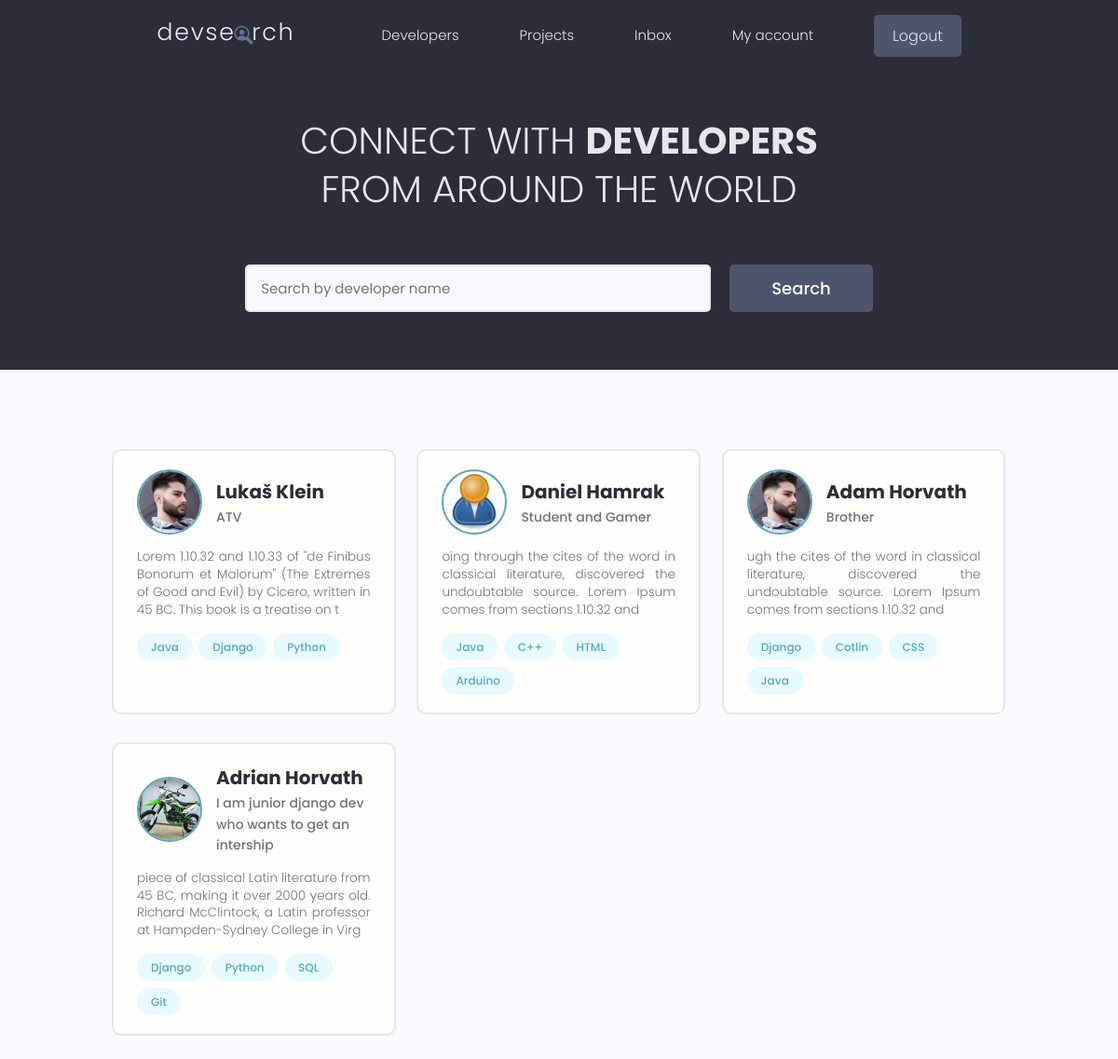
The app's page / (signed in) with its own data.
### users/models.py (models this page shows, shortened)
class Profile(models.Model):
    id = models.UUIDField(default=uuid.uuid4, unique=True,
    primary_key=True, editable=False)
    user = models.OneToOneField(User, on_delete=models.CASCADE, null=True,blank=True)
    name = models.CharField(max_length=200, blank=True, null=True)
    username = models.CharField(max_length=200, blank=True, null=True)
    location = models.CharField(max_length=200, blank=True, null=True)
    email = models.EmailField(max_length=300, null= True, blank=True)
    short_info = models.CharField(max_length=200, blank=True, null=True)
    bio = models.TextField(blank=True, null=True)
    profile_image = models.ImageField(blank=False, null=False, upload_to="profiles/", default="profiles/user-default.png")
    social_github = models.CharField(max_length=200, blank=True, null=True)
    social_twitter = models.CharField(max_length=200, blank=True, null=True)
    social_linkedin = models.CharField(max_length=200, blank=True, null=True)
    social_youtube = models.CharField(max_length=200, blank=True, null=True)
    social_website = models.CharField(max_length=200, blank=True, null=True)
    social_stackoverflow = models.CharField(max_length=200, blank=True, null=True)
    created = models.DateTimeField(auto_now_add=True)
    class Meta:
        ordering = ["-created"]

class Skill(models.Model):
    id = models.UUIDField(default=uuid.uuid4, unique=True,
    primary_key=True, editable=False)
    skill = models.ForeignKey(Profile,on_delete=models.CASCADE, null=True, blank=True)
    name = models.CharField(max_length=50, blank=True, null=True)
    description = models.TextField(blank=True, null=True)
    created = models.DateTimeField(auto_now_add=True)

### users/views.py (the view)
# urls.py: path("", views.profiles,name="profiles" ),
def profiles (request):
    search_query = ""
    if request.GET.get("search_query"):
        search_query = request.GET.get("search_query")
    skill = Skill.objects.filter(name__icontains=search_query)
    profiles= Profile.objects.distinct().filter(
    Q(name__icontains = search_query) |
    Q(short_info__icontains = search_query)|
    Q(skill__in = skill)
     )
    page = request.GET.get("page")
    paginator= Paginator(profiles, 6)
    try:
        profiles = paginator.page(page)
    except PageNotAnInteger:
        page = 1
        profiles = paginator.page(page)
    except EmptyPage:
        page = paginator.num_pages
        profiles = paginator.page(page)
    left_index = (int(page) - 4)
    if left_index <1:
        left_index = 1
    right_index = (int(page) + 5)
    if right_index > paginator.num_pages:
        right_index = paginator.num_pages+1
    custom_range= range(left_index,right_index)
    context = {"profiles":profiles, "search_query":search_query,"custom_range":custom_range}
    return render(request, "users/profiles.html", context)

### users/templates/users/profiles.html (shortened to what this page needs)
{% extends 'main.html' %}
{% block content %}
<main class="home">
    <section class="hero-section text-center">
        <div class="container container--narrow">
            <div class="hero-section__box">
                <h2>CONNECT WITH <span>DEVELOPERS</span></h2>
                <h2>FROM AROUND THE WORLD</h2>
            </div>
            <div class="hero-section__search">
                <form id="search_form" class="form" action="{% url 'profiles' %}" method="get">
                    <div class="form__field">
                        <input class="input input--text" id="formInput#search" type="text" name="search_query"
                           value="{{ search_query }}" placeholder="Search by developer name" />
                    </div>
                    <input class="btn btn--sub btn--lg" type="submit" value="Search" />
                </form>
            </div>
        </div>
    </section>
    <section class="devlist">
        <div class="container">
            <div class="grid grid--three">
                {% for profile in profiles %}
                <div class="column card">
                    <div class="dev">
                        <a href="{% url 'profile' profile.id %}" class="card__body">
                            <div class="dev__profile">
                                <img class="avatar avatar--md" src="{{ profile.profile_image.url }}"
                                    alt="image" />
                                <div class="dev__meta">
                                    <h3>{{ profile.name }}</h3>
                                    <h5>{{ profile.short_info|slice:"60" }}</h5>
                                </div>
                            </div>
                            <p class="dev__info">{{ profile.bio|slice:"150" }}</p>
                            <div class="dev__skills">
                                {% for skill in profile.skill_set.all|slice:"4" %}
                                <span class="tag tag--pill tag--main">
                                    <small>{{ skill.name }}</small>
                                </span>
                                {% endfor %}
                            </div>
                        </a>
                    </div>
                </div>
                {% endfor %}
            </div>
        </div>
    </section>
</main>
{% endblock content %}

### static/styles/app.css (style rules this page uses)
:root { --color-sub: #2d2d39; }
.btn--sub { background-color: var(--color-sub-light); }
.card { border: 2px solid var(--color-light); }
img { width: 100%; }
.hero-section { height: 40vh; display: flex; align-items: center; background-color: var(--color-sub); }
.hero-section__box { margin-bottom: 4rem; }
.hero-section__box > h2, .hero-section__box > h2 > span { font-size: 4rem; color: var(--color-light); line-height: 1.3; text-transform: uppercase; }
.hero-section__box > h2 { font-weight: 300; }
.hero-section__box > h2 > span { font-weight: 700; }
.hero-section__search > .form { display: flex; align-items: center; justify-content: center; gap: 2rem; }
.hero-section__search > .form input.input--text { width: 50rem; }
.devlist { margin-top: 8rem; }
.devlist .grid { align-items: stretch; }
.devlist .dev .dev__profile { display: flex; align-items: center; gap: 1.5rem; }
.devlist .dev .dev__meta h3 { color: var(--color-sub); font-size: 2rem; font-weight: 700; }
.devlist .dev .dev__meta h5 { color: var(--color-text); font-size: 1.4rem; font-weight: 500; }
.devlist .dev .dev__info { margin: 1.5rem 0; font-size: 1.35rem; line-height: 1.4; text-align: justify; }

### static/uikit/styles/modules/_variables.css (style rules this page uses)
:root { --color-main: #5aa5b9; --color-main-light: #e6faff; --color-sub: #3f4156; --color-sub-light: #51546e; --color-sub-lighter: #ededfd; --color-text: #737373; --color-gray: #8b8b8b; --color-light: #e5e7eb; --color-light-gray: #767676; --color-bg: #f8fafd; --color-white: #fffefd; --color-white-light: #f3f3f3; --color-success: #359e64; --color-success-bg: #def8e8; --color-error: #fc4b0b; --color-error-bg: #fff2ee; --font-base: 'Poppins', arial, helvetica, 'Segoe UI', roboto, ubuntu, sans-serif; --font-monospace: 'Fira Code', 'Courier New', courier, monospace; --font-regular: 300; --font-medium: 500; --font-bold: 700; --generic-shadow: 1px 1px 5px #00000010; --generic-transition: all 0.3s ease-in-out; }

### static/uikit/styles/modules/_base.css (style rules this page uses)
* { margin: 0; padding: 0; box-sizing: border-box; text-rendering: optimizeLegibility; color: inherit; font-size: inherit; }
html { font-size: 50%; }
@media only screen and (min-width: 480px) { html { font-size: 56.25%; } }
@media only screen and (min-width: 1200px) { html { font-size: 62.5%; } }
body { line-height: 1.6; font-weight: 400; font-size: 1.5rem; color: var(--color-text); background-color: var(--color-bg); min-height: 100vh; }

### static/uikit/styles/modules/_typography.css (style rules this page uses)
* { font-family: var(--font-base); }
h2 { font-size: 3.6rem; font-weight: var(--font-bold); }
h3 { font-size: 3.2rem; font-weight: var(--font-medium); }
h5 { font-size: 2.4rem; font-weight: var(--font-medium); }
h5, h6 { font-weight: var(--font-regular); }
p, span, strong { font-size: 1.6rem; color: var(--color-text); font-weight: var(--font-regular); }
a { padding-bottom: 2px; text-decoration: none; display: inline-block; color: var(--color-main); font-weight: var(--font-medium); }

### static/uikit/styles/modules/_utilities.css (style rules this page uses)
.container { width: 92%; max-width: 165rem; margin: 0 auto; box-sizing: border-box; }
.container--narrow { width: 92%; max-width: 120rem; }
@media screen and (min-width: 1000px) { .container { width: 90%; } }
@media screen and (min-width: 1000px) { .container--narrow { width: 85%; } }
@media screen and (min-width: 1200px) { .container { width: 80%; } }
@media screen and (min-width: 1200px) { .container--narrow { width: 72%; } }
.text-center { text-align: center; }

### static/uikit/styles/modules/_avatar.css (style rules this page uses)
.avatar { border-radius: 50%; border: 2px solid var(--color-main); object-fit: cover; }
.avatar--md { height: 7rem; width: 7rem; }

### static/uikit/styles/modules/_button.css (style rules this page uses)
.btn { display: inline-block; position: relative; cursor: pointer; background-color: var(--color-light); font-weight: var(--font-medium); color: var(--color-sub); text-decoration: none; padding: 1rem 2rem; border-radius: 0.5rem; border: none; width: -webkit-fit-content; width: -moz-fit-content; width: fit-content; height: -webkit-fit-content; height: -moz-fit-content; height: fit-content; font-size: 1.6rem; outline-width: 0; outline-color: transparent; -webkit-backface-visibility: hidden; backface-visibility: hidden; transition: all 0.3s ease-in-out; }
.btn--sub { background-color: var(--color-sub); color: var(--color-white); }
.btn--lg { font-size: 1.8rem; padding: 1.2rem 4.5rem; }

### static/uikit/styles/modules/_card.css (style rules this page uses)
.card { border-radius: 1rem; background-color: var(--color-white); border: 1.5px solid var(--color-light); width: auto; height: auto; margin-top: 0.5rem; margin-bottom: 0.5rem; overflow: hidden; }
.card__body, .card__header { padding: 2rem 2.5rem; }

### records on screen
Profile: profile_image (picture), name "Lukaš Klein", short_info "ATV", bio "Lorem 1.10.32 and 1.10.33 of \"de Finibus Bonorum et Malorum\" (The Extremes of Good and Evil) by Cicero, written in 45 BC. This book is a treatise on t"
Skill: name "Java"
Skill: name "Django"
Skill: name "Python"
Profile: profile_image (placeholder picture), name "Daniel Hamrak", short_info "Student and Gamer", bio "oing through the cites of the word in classical literature, discovered the undoubtable source. Lorem Ipsum comes from sections 1.10.32 and"
Skill: name "Java"
Skill: name "C++"
Skill: name "HTML"
Skill: name "Arduino"
Profile: profile_image (picture), name "Adam Horvath", short_info "Brother", bio "ugh the cites of the word in classical literature, discovered the undoubtable source. Lorem Ipsum comes from sections 1.10.32 and"
Skill: name "Django"
Skill: name "Cotlin"
Skill: name "CSS"
Skill: name "Java"
Profile: profile_image (picture), name "Adrian Horvath", short_info "I am junior django dev who wants to get an intership", bio "piece of classical Latin literature from 45 BC, making it over 2000 years old. Richard McClintock, a Latin professor at Hampden-Sydney College in Virg"
Skill: name "Django"
Skill: name "Python"
Skill: name "SQL"
Skill: name "Git"
